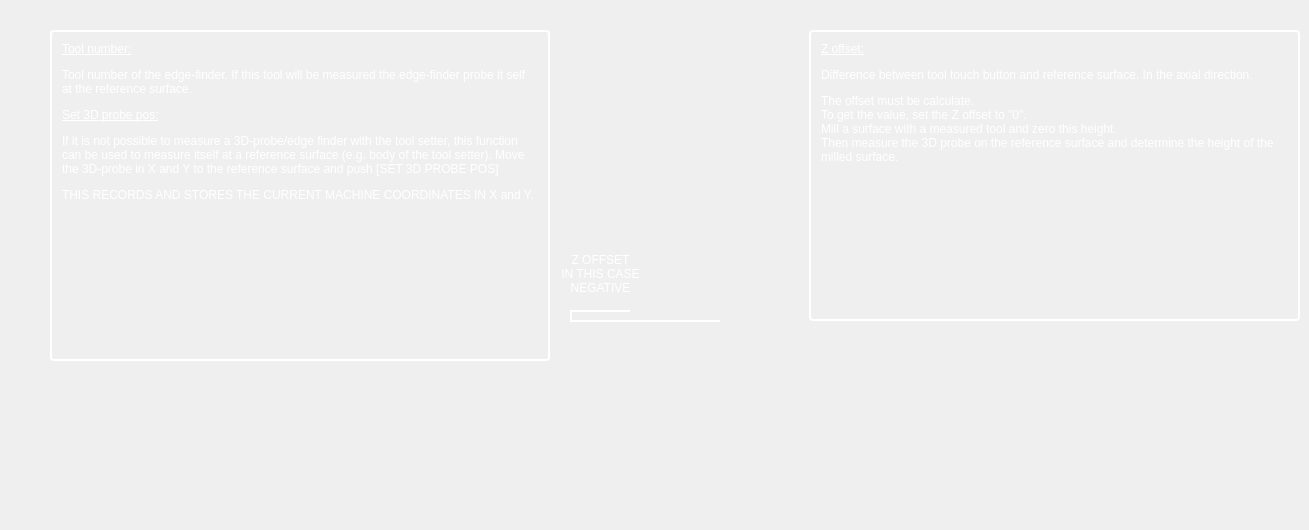
                 <widget class="QWidget" name="page_probe_pos">
                  <widget class="QLabel" name="label_15">
                   <property name="geometry">
                    <rect>
                     <x>50</x>
                     <y>30</y>
                     <width>500</width>
                     <height>331</height>
                    </rect>
                   </property>
                   <property name="maximumSize">
                    <size>
                     <width>500</width>
                     <height>550</height>
                    </size>
                   </property>
                   <property name="styleSheet">
                    <string notr="true">QLabel {
    border-style: solid;
    border-color: white;
    border-width: 2px;
    border-radius: 4px;
    color: white;
    font: 14pt &quot;Bebas Kai&quot;;
    padding-right: 10px;
}</string>
                   </property>
                   <property name="text">
                    <string>&lt;html&gt;

&lt;head /&gt;

&lt;body&gt;
    &lt;p&gt;&lt;span style=&quot; text-decoration: underline;&quot;&gt;Tool number:&lt;/span&gt;&lt;/p&gt;
    &lt;p&gt;Tool number of the edge-finder. If this tool will be measured the edge-finder probe it self at the reference surface.&lt;/p&gt;
    &lt;p&gt;&lt;span style=&quot; text-decoration: underline;&quot;&gt;Set 3D probe pos:&lt;/span&gt;&lt;/p&gt;
    &lt;p&gt;If it is not possible to measure a 3D-probe/edge finder with the tool setter, this function can be used to measure itself at a reference surface (e.g. body of the tool setter).
        Move the 3D-probe in X and Y to the reference surface and push [SET 3D PROBE POS]
    &lt;/p&gt;
    &lt;p&gt;THIS RECORDS AND STORES THE CURRENT MACHINE COORDINATES IN X and Y.&lt;/p&gt;
&lt;/body&gt;

&lt;/html&gt;</string>
                   </property>
                   <property name="alignment">
                    <set>Qt::AlignLeading|Qt::AlignLeft|Qt::AlignTop</set>
                   </property>
                   <property name="wordWrap">
                    <bool>true</bool>
                   </property>
                   <property name="margin">
                    <number>10</number>
                   </property>
                   <property name="indent">
                    <number>10</number>
                   </property>
                  </widget>
                  <widget class="QLabel" name="label_60">
                   <property name="geometry">
                    <rect>
                     <x>610</x>
                     <y>300</y>
                     <width>261</width>
                     <height>221</height>
                    </rect>
                   </property>
                   <property name="styleSheet">
                    <string notr="true">image: url(:/images/tool_probe.png);</string>
                   </property>
                   <property name="text">
                    <string/>
                   </property>
                   <property name="scaledContents">
                    <bool>true</bool>
                   </property>
                  </widget>
                  <widget class="QLabel" name="label_61">
                   <property name="geometry">
                    <rect>
                     <x>680</x>
                     <y>80</y>
                     <width>91</width>
                     <height>241</height>
                    </rect>
                   </property>
                   <property name="styleSheet">
                    <string notr="true">image: url(:/images/touch_probe.png);
</string>
                   </property>
                   <property name="text">
                    <string/>
                   </property>
                   <property name="scaledContents">
                    <bool>true</bool>
                   </property>
                  </widget>
                  <widget class="Line" name="line_20">
                   <property name="geometry">
                    <rect>
                     <x>570</x>
                     <y>310</y>
                     <width>2</width>
                     <height>10</height>
                    </rect>
                   </property>
                   <property name="sizePolicy">
                    <sizepolicy hsizetype="Fixed" vsizetype="Fixed">
                     <horstretch>0</horstretch>
                     <verstretch>0</verstretch>
                    </sizepolicy>
                   </property>
                   <property name="styleSheet">
                    <string notr="true">color: green;
background-color: white;
border: none;
</string>
                   </property>
                   <property name="frameShadow">
                    <enum>QFrame::Plain</enum>
                   </property>
                   <property name="lineWidth">
                    <number>1</number>
                   </property>
                   <property name="midLineWidth">
                    <number>0</number>
                   </property>
                   <property name="orientation">
                    <enum>Qt::Vertical</enum>
                   </property>
                  </widget>
                  <widget class="Line" name="line_21">
                   <property name="geometry">
                    <rect>
                     <x>570</x>
                     <y>320</y>
                     <width>150</width>
                     <height>2</height>
                    </rect>
                   </property>
                   <property name="sizePolicy">
                    <sizepolicy hsizetype="Fixed" vsizetype="Fixed">
                     <horstretch>0</horstretch>
                     <verstretch>0</verstretch>
                    </sizepolicy>
                   </property>
                   <property name="layoutDirection">
                    <enum>Qt::RightToLeft</enum>
                   </property>
                   <property name="styleSheet">
                    <string notr="true">color: green;
background-color: white;
border: none;
</string>
                   </property>
                   <property name="frameShadow">
                    <enum>QFrame::Plain</enum>
                   </property>
                   <property name="lineWidth">
                    <number>1</number>
                   </property>
                   <property name="midLineWidth">
                    <number>0</number>
                   </property>
                   <property name="orientation">
                    <enum>Qt::Horizontal</enum>
                   </property>
                  </widget>
                  <widget class="Line" name="line_22">
                   <property name="geometry">
                    <rect>
                     <x>570</x>
                     <y>310</y>
                     <width>60</width>
                     <height>2</height>
                    </rect>
                   </property>
                   <property name="sizePolicy">
                    <sizepolicy hsizetype="Fixed" vsizetype="Fixed">
                     <horstretch>0</horstretch>
                     <verstretch>0</verstretch>
                    </sizepolicy>
                   </property>
                   <property name="layoutDirection">
                    <enum>Qt::RightToLeft</enum>
                   </property>
                   <property name="styleSheet">
                    <string notr="true">color: green;
background-color: white;
border: none;
</string>
                   </property>
                   <property name="frameShadow">
                    <enum>QFrame::Plain</enum>
                   </property>
                   <property name="lineWidth">
                    <number>1</number>
                   </property>
                   <property name="midLineWidth">
                    <number>0</number>
                   </property>
                   <property name="orientation">
                    <enum>Qt::Horizontal</enum>
                   </property>
                  </widget>
                  <widget class="QLabel" name="label_139">
                   <property name="geometry">
                    <rect>
                     <x>560</x>
                     <y>238</y>
                     <width>81</width>
                     <height>71</height>
                    </rect>
                   </property>
                   <property name="styleSheet">
                    <string notr="true">QLabel{
font: 15pt &quot;Bebas Kai&quot;;
color: white;
}</string>
                   </property>
                   <property name="lineWidth">
                    <number>0</number>
                   </property>
                   <property name="text">
                    <string>Z OFFSET
IN THIS CASE
NEGATIVE</string>
                   </property>
                   <property name="alignment">
                    <set>Qt::AlignCenter</set>
                   </property>
                   <property name="wordWrap">
                    <bool>true</bool>
                   </property>
                   <property name="indent">
                    <number>0</number>
                   </property>
                  </widget>
                  <widget class="QLabel" name="label_22">
                   <property name="geometry">
                    <rect>
                     <x>809</x>
                     <y>30</y>
                     <width>491</width>
                     <height>291</height>
                    </rect>
                   </property>
                   <property name="maximumSize">
                    <size>
                     <width>500</width>
                     <height>550</height>
                    </size>
                   </property>
                   <property name="styleSheet">
                    <string notr="true">QLabel {
    border-style: solid;
    border-color: white;
    border-width: 2px;
    border-radius: 4px;
    color: white;
    font: 14pt &quot;Bebas Kai&quot;;
    padding-right: 10px;
}</string>
                   </property>
                   <property name="text">
                    <string>&lt;html&gt;

&lt;head /&gt;

&lt;body&gt;

    &lt;p&gt;&lt;span style=&quot; text-decoration: underline;&quot;&gt;Z offset:&lt;/span&gt;&lt;/p&gt;
    &lt;p&gt;Difference between tool touch button and reference surface. In the axial direction.&lt;/p&gt;
    &lt;p&gt;The offset must be calculate.&lt;br&gt;To get the value, set the Z offset to &quot;0&quot;.&lt;br&gt; Mill a surface with a measured tool and zero this height.&lt;br&gt; Then measure the 3D probe on the reference surface and determine the height of the milled surface.&lt;/p&gt;
&lt;/body&gt;

&lt;/html&gt;</string>
                   </property>
                   <property name="alignment">
                    <set>Qt::AlignLeading|Qt::AlignLeft|Qt::AlignTop</set>
                   </property>
                   <property name="wordWrap">
                    <bool>true</bool>
                   </property>
                   <property name="margin">
                    <number>10</number>
                   </property>
                   <property name="indent">
                    <number>10</number>
                   </property>
                  </widget>
                 </widget>
